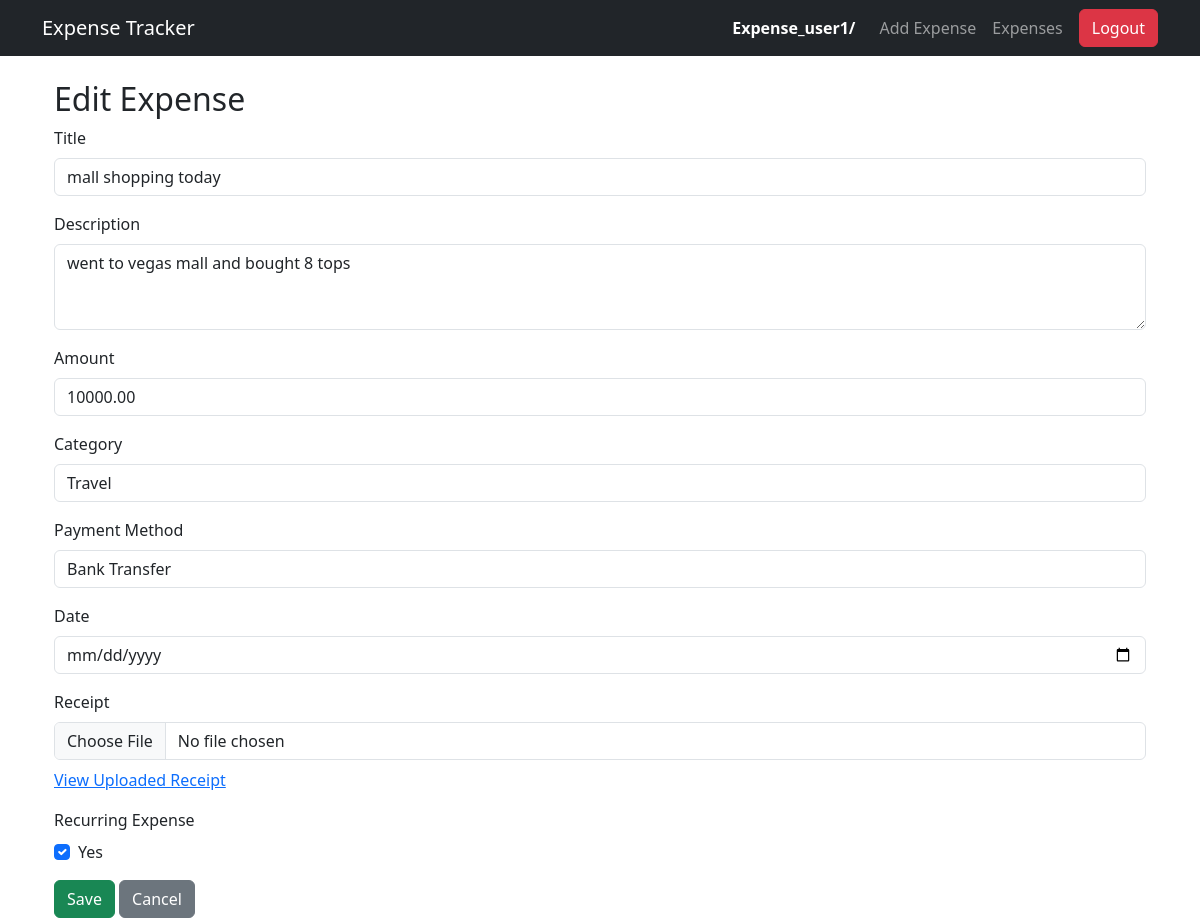
Page /expenses/update/14/ (signed in) on the committed database.
### expenses/models.py (models this page shows, shortened)
class Expense(models.Model):
    CATEGORY_CHOICES = [
        ('Food', 'Food'),
        ('Travel', 'Travel'),
        ('Shopping', 'Shopping'),
        ('Bills', 'Bills'),
        ('Entertainment', 'Entertainment'),
        ('Others', 'Others'),
    ]
    PAYMENT_METHOD_CHOICES = [
        ('Cash', 'Cash'),
        ('Credit Card', 'Credit Card'),
        ('Bank Transfer', 'Bank Transfer'),
    ]
    user = models.ForeignKey(User, on_delete=models.CASCADE)
    title = models.CharField(max_length=200)
    description = models.TextField(blank=True, null=True)
    amount = models.DecimalField(max_digits=10, decimal_places=2)
    category = models.CharField(max_length=15, choices=CATEGORY_CHOICES)
    payment_method = models.CharField(max_length=20, choices=PAYMENT_METHOD_CHOICES, default='Cash')
    date = models.DateField()
    created_at = models.DateTimeField(auto_now_add=True)
    is_recurring = models.BooleanField(default=False)
    updated_at = models.DateTimeField(auto_now=True)
    is_active = models.BooleanField(default=True)
    receipt_url = models.URLField(blank=True, null=True)

### expenses/views.py (the view)
# urls.py: path('expenses/update/<int:expense_id>/', views.update_expense, name='update_expense'),
@login_required
def update_expense(request, expense_id):
    try:
        if request.user.is_superuser:
            expense = Expense.objects.get(id=expense_id)
        else:
            expense = Expense.objects.get(id=expense_id, user=request.user, is_active=True)
    except Expense.DoesNotExist:
        raise Http404("Expense not found")
    if request.method == "POST":
        form = ExpenseForm(request.POST, request.FILES, instance=expense)
        if form.is_valid():
            updated_expense = form.save(commit=False)
            if request.FILES.get('receipt'):
                file_obj = request.FILES['receipt']
                uploaded_url = upload_to_s3(file_obj, settings.AWS_S3_BUCKET_NAME)
                updated_expense.receipt_url = uploaded_url
            updated_expense.save()
            if updated_expense.amount >= 300:
                send_sns_alert(
                    message=f"⚠️ High Expense Updated!\n\nUser: {request.user.username}\nAmount: ₹{updated_expense.amount}\nCategory: {updated_expense.category}\nTitle: {updated_expense.title}",
                    subject="Updated Expense Alert"
                )
            log_to_cloudwatch(f"[EXPENSE UPDATED] ₹{updated_expense.amount} - {updated_expense.category} by {request.user.username}")
            messages.success(request, "Expense updated successfully!")
            return redirect('expenses:expense_list')
        else:
            print("Update form is invalid:", form.errors)
    else:
        form = ExpenseForm(instance=expense)
    return render(request, 'expenses/expense_form.html', {'form': form, 'expense': expense})

### expenses/forms.py
class ExpenseForm(forms.ModelForm):
    receipt = forms.FileField(required=False, widget=forms.ClearableFileInput(attrs={'class': 'form-control'}))
    class Meta:
        model = Expense
        fields = ['title',
        'description',
        'amount',
        'category',
        'payment_method',
        'date',
        'receipt',
        'is_recurring']
        widgets = {
            'title': forms.TextInput(attrs={'class': 'form-control'}),
            'description': forms.Textarea(attrs={'class': 'form-control'}),
            'amount': forms.NumberInput(attrs={'class': 'form-control'}),
            'category': forms.Select(attrs={'class': 'form-control'}),
            'payment_method': forms.Select(attrs={'class': 'form-control'}),
            'date': forms.DateInput(attrs={'type': 'date', 'class': 'form-control'}),
            'is_recurring': forms.CheckboxInput(attrs={'class': 'form-check-input'}),
        }

### expenses/templates/expenses/expense_form.html (shortened to what this page needs)
{% extends 'expenses/base.html' %}
{% block content %}
<div class="container">
    <h2>{% if expense %}Edit Expense{% else %}Add Expense{% endif %}</h2>
    <form method="post" enctype="multipart/form-data" onsubmit="return validateExpenseForm()">
        <div class="mb-3">
            <label class="form-label" for="title">Title</label>
            <input type="text" class="form-control" id="title" name="title" placeholder="Enter title"
                   required pattern="^[A-Za-z0-9 ]{3,30}$"
                   title="Title must be 3-30 characters long and contain only letters, numbers, and spaces."
                   value="{{ form.title.value|default_if_none:'' }}"
                   oninput="validateField(this)">
        </div>
        <div class="mb-3">
            <label class="form-label" for="description">Description</label>
            <textarea name="description" id="description" class="form-control" rows="3"
                      placeholder="Optional description...">{{ form.description.value|default_if_none:'' }}</textarea>
        </div>
        <div class="mb-3">
            <label class="form-label" for="amount">Amount</label>
            <input type="number" name="amount" id="amount" class="form-control" required min="1" step="0.01"
                   pattern="^\d+(\.\d{1,2})?$"
                   title="Amount must be greater than 0 with up to 2 decimal places."
                   value="{{ form.amount.value|default_if_none:'' }}"
                   oninput="validateAmount()">
        </div>
        <div class="mb-3">
            <label class="form-label" for="category">Category</label>
            {{ form.category }}
        </div>
        <div class="mb-3">
            <label class="form-label" for="payment_method">Payment Method</label>
            {{ form.payment_method }}
        </div>
        <div class="mb-3">
            <label class="form-label" for="date">Date</label>
            <input type="date" name="date" id="date" class="form-control" required
                   title="Date cannot be in the future."
                   value="{{ form.date.value|default_if_none:'' }}"
                   oninput="validateDate()">
        </div>
        <div class="mb-3">
            <label class="form-label">Receipt</label>
            {{ form.receipt }}
            {% if expense and expense.receipt_url %}
                <div class="mt-2">
                    <a href="{{ expense.receipt_url }}" target="_blank">View Uploaded Receipt</a>
                </div>
            {% endif %}
        </div>
        <div class="mb-3">
            <label class="form-label">Recurring Expense</label>
            <div class="form-check">
                <input type="checkbox" name="is_recurring" class="form-check-input" id="is_recurring"
                       {% if form.is_recurring.value %}checked{% endif %}>
                <label class="form-check-label" for="is_recurring">Yes</label>
            </div>
        </div>
        <button type="submit" class="btn btn-success">Save</button>
        <a href="{% url 'expenses:expense_list' %}" class="btn btn-secondary">Cancel</a>
    </form>
</div>
{% endblock %}

### expenses/templates/expenses/base.html (shortened to what this page needs)
{% load static %}
<!DOCTYPE html>
<html lang="en">
<head>
    <link rel="stylesheet" href="https://cdn.jsdelivr.net/npm/bootstrap@5.3.0/dist/css/bootstrap.min.css">
</head>
<body>
    <nav class="navbar navbar-expand-lg navbar-dark bg-dark">
        <div class="container">
            <a class="navbar-brand" href="{% url 'expenses:dashboard' %}">Expense Tracker</a>
            <ul class="navbar-nav ms-auto align-items-center">
                {% if user.is_authenticated %}
                    <li class="nav-item me-3 text-white"><strong>{{ user.username }}/</strong></li>
                    <li class="nav-item"><a class="nav-link" href="{% url 'expenses:add_expense' %}">Add Expense</a></li>
                    <li class="nav-item"><a class="nav-link" href="{% url 'expenses:expense_list' %}">Expenses</a></li>
                    <li class="nav-item">
                        <a class="btn btn-danger text-white ms-2" href="{% url 'expenses:logout' %}">Logout</a>
                    </li>
                {% else %}
                    <li class="nav-item">
                        <a class="btn btn-primary text-white" href="{% url 'expenses:login' %}">Login</a>
                    </li>
                {% endif %}
            </ul>
        </div>
    </nav>
    <div class="container mt-4">
        {% block content %}{% endblock %}
    </div>
</body>
</html>

### rows in the picture
Expense: title "mall shopping today", description "went to vegas mall and bought 8 tops", amount "10000.00", category "Travel", payment_method "Bank Transfer"

### other values in the picture
{{ user.username }} "Expense_user1"
